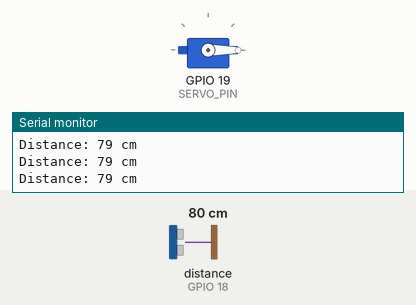
Recording of a sketch running on a simulated ESP32. Parts: servo, the last lines printed to the serial monitor. Wiring (inferred from the names in the program): ultrasonic range finder: trigger GPIO 5; echo GPIO 18. The test bench sets the inputs (shaded band); at power-on: distance to the obstacle (sensor on GPIO 18) 80 cm. The echo pulse lasts 58.3 µs per cm.

Above: at 1.2 s.
1.3 s: distance to the obstacle (sensor on GPIO 18) set to 24 cm
2.8 s: distance to the obstacle (sensor on GPIO 18) set to 19 cm
At 3.3 s:
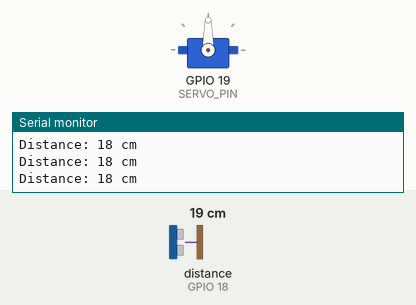
Timing chart, 0 to 5.8 s (numbered marks = the images above; inputs shaded):
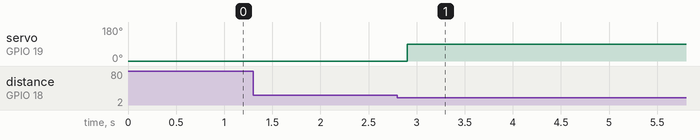

The sketch:

SmartGate.ino
```cpp
#include <ESP32Servo.h>

Servo gateServo;

#define TRIG_PIN 5
#define ECHO_PIN 18
#define SERVO_PIN 19

const int openAngle = 90;
const int closeAngle = 0;

const int detectDistance = 20;  // Person detection distance in cm
const unsigned long closeDelay = 1000; // 1 second

bool gateOpen = false;
unsigned long personGoneTime = 0;

long getDistance() {
  digitalWrite(TRIG_PIN, LOW);
  delayMicroseconds(2);

  digitalWrite(TRIG_PIN, HIGH);
  delayMicroseconds(10);
  digitalWrite(TRIG_PIN, LOW);

  long duration = pulseIn(ECHO_PIN, HIGH, 30000);

  if (duration == 0) {
    return 999;
  }

  return duration * 0.034 / 2;
}

void setup() {
  Serial.begin(115200);

  pinMode(TRIG_PIN, OUTPUT);
  pinMode(ECHO_PIN, INPUT);

  gateServo.attach(SERVO_PIN);

  // Start with gate closed
  gateServo.write(closeAngle);
  gateOpen = false;

  Serial.println("Smart Gate Started");
}

void loop() {

  long distance = getDistance();

  Serial.print("Distance: ");
  Serial.print(distance);
  Serial.println(" cm");

  // Person detected
  if (distance <= detectDistance) {

    // Keep gate OPEN while person is present
    if (!gateOpen) {
      gateServo.write(openAngle);
      gateOpen = true;

      Serial.println("Person Detected - Gate OPEN");
    }

    // Reset closing timer
    personGoneTime = 0;
  }

  // Person not detected
  else {

    if (gateOpen) {

      // Start timer when person leaves
      if (personGoneTime == 0) {
        personGoneTime = millis();
        Serial.println("Person Gone - Waiting...");
      }

      // Close only after 3 seconds
      if (millis() - personGoneTime >= closeDelay) {
        gateServo.write(closeAngle);
        gateOpen = false;
        personGoneTime = 0;

        Serial.println("Gate CLOSED");
      }
    }
  }

  delay(100);
}
```

Measured:
- the behaviour switches between 22 and 21 cm on distance to the obstacle (sensor on GPIO 18) (found by bisection; images 0 and 1)
- after the input at 2.8 s, servo on GPIO 19 (SERVO_PIN): 0° → 90° after 0.10 s
